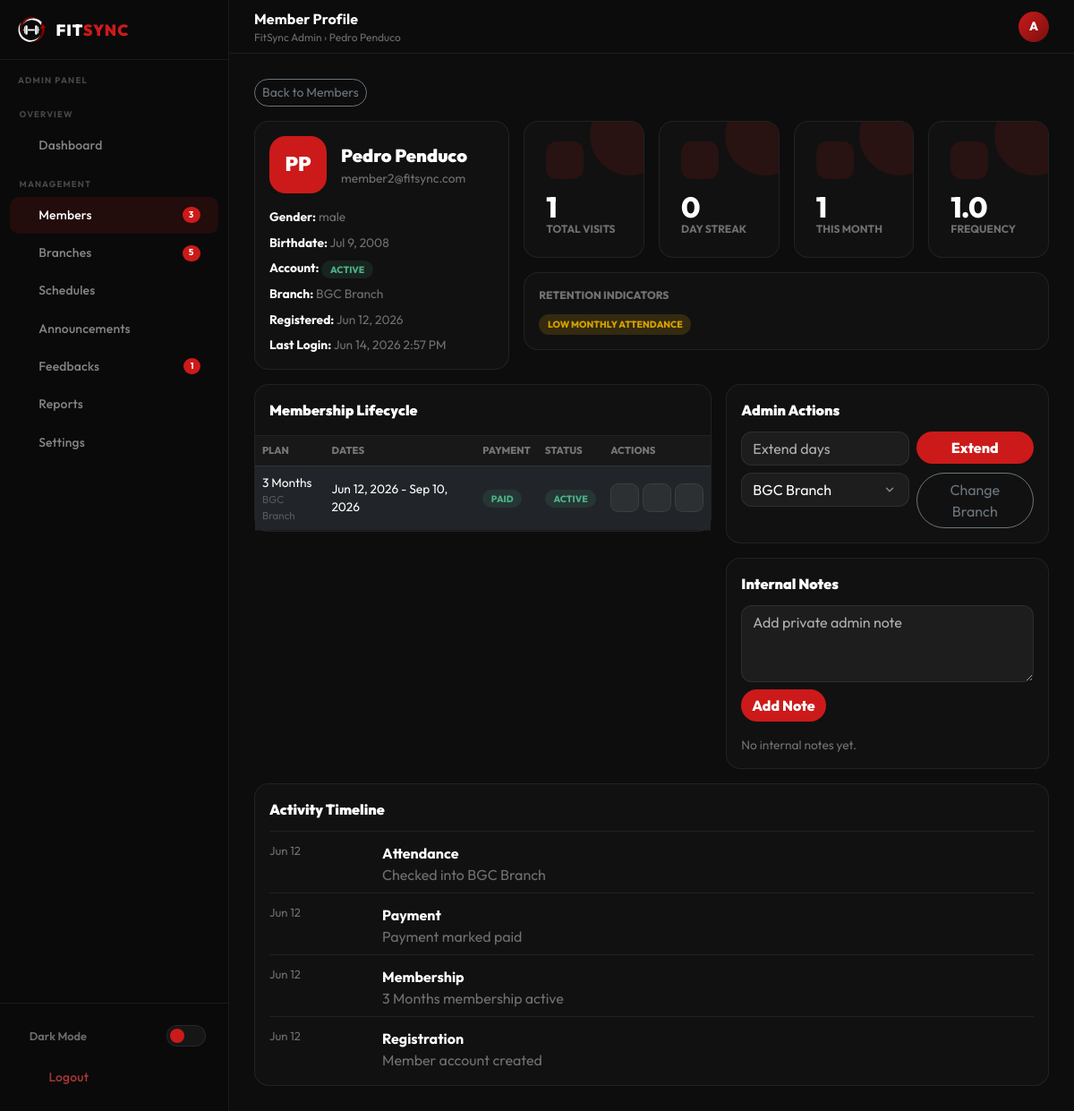
Screenshot of /admin/member_view.php?id=3 (signed in) with the database file from the repository.
### tables this page shows
CREATE TABLE `memberships` (
  `id` int(10) UNSIGNED NOT NULL,
  `user_id` int(10) UNSIGNED NOT NULL,
  `plan_id` smallint(5) UNSIGNED NOT NULL,
  `branch_id` smallint(5) UNSIGNED NOT NULL DEFAULT 1,
  `starts_at` date NOT NULL,
  `ends_at` date NOT NULL,
  `amount_paid` decimal(10,2) NOT NULL,
  `payment_method` enum('credit_card','debit_card','gcash','maya','bank_transfer','cash') NOT NULL DEFAULT 'cash',
  `payment_status` enum('pending','paid','failed','refunded') NOT NULL DEFAULT 'paid',
  `status` enum('pending','active','expired','cancelled','frozen') NOT NULL DEFAULT 'active',
  `payment_ref` varchar(128) DEFAULT NULL,
  `proof_file_path` varchar(255) DEFAULT NULL,
  `proof_uploaded_at` datetime DEFAULT NULL,
  `created_at` datetime NOT NULL DEFAULT current_timestamp(),
  `updated_at` datetime NOT NULL DEFAULT current_timestamp() ON UPDATE current_timestamp()
);

CREATE TABLE `users` (
  `id` int(10) UNSIGNED NOT NULL,
  `role` enum('admin','member') NOT NULL DEFAULT 'member',
  `first_name` varchar(64) NOT NULL,
  `last_name` varchar(64) NOT NULL,
  `email` varchar(191) NOT NULL,
  `password_hash` varchar(255) NOT NULL,
  `birthdate` date DEFAULT NULL,
  `gender` enum('male','female','nonbinary','other') DEFAULT NULL,
  `email_verified_at` datetime DEFAULT NULL,
  `verification_token` varchar(128) DEFAULT NULL,
  `profile_photo` varchar(255) DEFAULT NULL,
  `is_active` tinyint(1) NOT NULL DEFAULT 1,
  `last_login_at` datetime DEFAULT NULL,
  `created_at` datetime NOT NULL DEFAULT current_timestamp(),
  `updated_at` datetime NOT NULL DEFAULT current_timestamp() ON UPDATE current_timestamp(),
  `is_approved` tinyint(1) DEFAULT 1
);

CREATE TABLE `branches` (
  `id` smallint(5) UNSIGNED NOT NULL,
  `name` varchar(100) NOT NULL,
  `city` varchar(64) NOT NULL,
  `address` varchar(255) DEFAULT NULL,
  `maps_embed` text DEFAULT NULL,
  `is_active` tinyint(1) NOT NULL DEFAULT 1,
  `created_at` datetime NOT NULL DEFAULT current_timestamp()
);

CREATE TABLE `membership_plans` (
  `id` smallint(5) UNSIGNED NOT NULL,
  `slug` varchar(16) NOT NULL,
  `label` varchar(32) NOT NULL,
  `duration_days` smallint(5) UNSIGNED NOT NULL,
  `price` decimal(10,2) NOT NULL,
  `original_price` decimal(10,2) NOT NULL,
  `features_json` longtext DEFAULT NULL,
  `is_active` tinyint(1) NOT NULL DEFAULT 1,
  `sort_order` tinyint(3) UNSIGNED NOT NULL DEFAULT 0
);

### admin/member_view.php (the view, shortened to what the rows shown need)
<?php
require_once __DIR__ . '/../config/db.php';
require_once __DIR__ . '/../includes/member_helpers.php';
$pdo = db();
$memberId = max(0, (int) ($_GET['id'] ?? 0));
$member = $memberId ? memberProfile($pdo, $memberId) : null;
$history = memberMembershipHistory($pdo, $memberId);
$timeline = memberTimeline($pdo, $memberId);
$branches = $pdo->query('SELECT id, name FROM branches WHERE is_active = 1 ORDER BY name')->fetchAll(PDO::FETCH_ASSOC);
$pageTitle = 'Member Profile';
$topbarCrumb = $member['first_name'] . ' ' . $member['last_name'];
require_once __DIR__ . '/../includes/admin_header.php';
require_once __DIR__ . '/../includes/admin_sidebar.php';
?>
<div class="row g-3 mb-3">
    <div class="col-xl-4">
        <div class="fs-card p-3 h-100">
            <div class="d-flex align-items-center gap-3 mb-3">
                <div style="width:64px;height:64px;border-radius:18px;background:var(--fs-red);display:flex;align-items:center;justify-content:center;font-size:1.4rem;font-weight:900">
                    <?= htmlspecialchars(strtoupper(substr($member['first_name'], 0, 1) . substr($member['last_name'], 0, 1))) ?>
                </div>
                <div>
                    <div style="font-size:1.25rem;font-weight:900"><?= htmlspecialchars($member['first_name'] . ' ' . $member['last_name']) ?></div>
                    <div style="color:var(--text-muted);font-size:.86rem"><?= htmlspecialchars($member['email']) ?></div>
                </div>
            </div>
            <div class="d-flex flex-column gap-2" style="font-size:.86rem">
                <div><strong>Gender:</strong> <span style="color:var(--text-muted)"><?= htmlspecialchars($member['gender'] ?? 'Not set') ?></span></div>
                <div><strong>Birthdate:</strong> <span style="color:var(--text-muted)"><?= $member['birthdate'] ? date('M j, Y', strtotime($member['birthdate'])) : 'Not set' ?></span></div>
                <div><strong>Branch:</strong> <span style="color:var(--text-muted)"><?= htmlspecialchars($member['branch_name'] ?? 'Unassigned') ?></span></div>
                <div><strong>Registered:</strong> <span style="color:var(--text-muted)"><?= date('M j, Y', strtotime($member['created_at'])) ?></span></div>
                <div><strong>Last Login:</strong> <span style="color:var(--text-muted)"><?= $member['last_login_at'] ? date('M j, Y g:i A', strtotime($member['last_login_at'])) : 'Never' ?></span></div>
            </div>
        </div>
    </div>
</div>
<div class="row g-3 mb-3">
    <div class="col-xl-7">
        <div class="admin-table-wrap">
            <table class="table admin-table">
                <thead><tr><th>Plan</th><th>Dates</th><th>Payment</th><th>Status</th><th>Actions</th></tr></thead>
                <tbody>
                    <?php foreach ($history as $m): ?>
                        <tr>
                            <td><?= htmlspecialchars($m['plan_label']) ?><div style="font-size:.72rem;color:var(--text-dimmed)"><?= htmlspecialchars($m['branch_name']) ?></div></td>
                            <td><?= date('M j, Y', strtotime($m['starts_at'])) ?> - <?= date('M j, Y', strtotime($m['ends_at'])) ?></td>
                            <td><span class="status-badge <?= htmlspecialchars($m['payment_status']) ?>"><?= htmlspecialchars($m['payment_status']) ?></span></td>
                            <td><span class="status-badge <?= htmlspecialchars($m['status']) ?>"><?= htmlspecialchars($m['status']) ?></span></td>
                            <td>
                                <div class="d-flex gap-1">
                                    <button class="tbl-btn" onclick="memberAction({action:'set_membership_status',membership_id:<?= (int) $m['id'] ?>,status:'frozen'})"><i class="ti ti-player-pause"></i></button>
                                    <button class="tbl-btn" onclick="memberAction({action:'set_membership_status',membership_id:<?= (int) $m['id'] ?>,status:'active'})"><i class="ti ti-player-play"></i></button>
                                    <button class="tbl-btn" onclick="memberAction({action:'set_membership_status',membership_id:<?= (int) $m['id'] ?>,status:'cancelled'})"><i class="ti ti-ban"></i></button>
                                </div>
                            </td>
                        </tr>
                    <?php endforeach ?>
                </tbody>
            </table>
        </div>
    </div>
    <div class="col-xl-5">
        <div class="fs-card p-3 mb-3">
            <div class="row g-2">
                <div class="col-7">
                    <select class="form-select fs-select" id="branchId">
                        <?php foreach ($branches as $branch): ?>
                            <option value="<?= (int) $branch['id'] ?>" <?= (int) ($member['branch_id'] ?? 0) === (int) $branch['id'] ? 'selected' : '' ?>><?= htmlspecialchars($branch['name']) ?></option>
                        <?php endforeach ?>
                    </select>
                </div>
            </div>
        </div>
    </div>
</div>
<?php require_once __DIR__ . '/../includes/admin_footer.php'; ?>

### includes/admin_sidebar.php (shortened to what the rows shown need)
<div class="topbar">
    <div class="me-auto">
        <div class="topbar-title"><?= htmlspecialchars($pageTitle ?? 'Admin') ?></div>
        <div class="topbar-breadcrumb">FitSync Admin &rsaquo; <?= htmlspecialchars($topbarCrumb ?? 'Operations') ?></div>
    </div>
</div>
<div class="main-wrap">
    <main class="main-content">

### rows the page displays
memberships: user.last_name "Pedro Penduco", user.last_name "PP", user.email "member2@fitsync.com", user.gender "male", user.birthdate "Jul 9, 2008", branch.name "BGC Branch", user.created_at "Jun 12, 2026", user.last_login_at "Jun 14, 2026 2:57 PM", plan.label "3 Months", starts_at "Jun 12, 2026", ends_at "Sep 10, 2026", payment_status "PAID", status "ACTIVE"

### other values shown
$sidebarMemberCount "3"
$sidebarBranchCount "5"
$sidebarFeedbackCount "1"
$pageTitle "Member Profile"
$adminInitial "A"
$insights['total_visits'] "1"
$insights['current_streak'] "0"
$insights['monthly_attendance'] "1"
$insights['attendance_frequency'] "1.0"
$flag['label'] "LOW MONTHLY ATTENDANCE"
date('M j', strtotime($event['date'])) "Jun 12"
$event['type'] "Attendance"
$event['body'] "Checked into BGC Branch"
$event['type'] "Payment"
$event['body'] "Payment marked paid"
